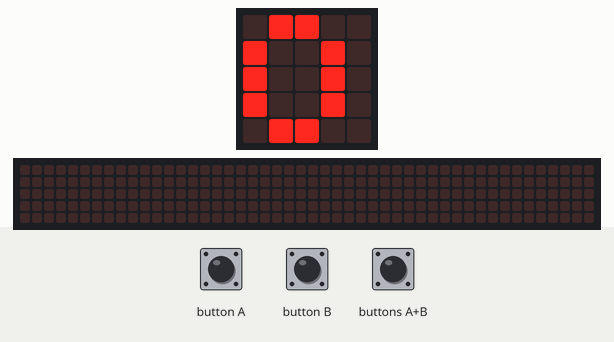
This program was run on a simulated BBC micro:bit (MakeCode). Shown: the board's 5×5 LED display, a strip that is not on the board, showing the scrolling text unrolled. The inputs (shaded band) are chosen by the test bench. The 48×5 strip is a reading aid, not a part: it shows the text the display is scrolling, unrolled, one strip-width of it at a time.

Above: at 1.9 s.
2.0 s: button B pressed for 0.15 s
At 2.22 s:
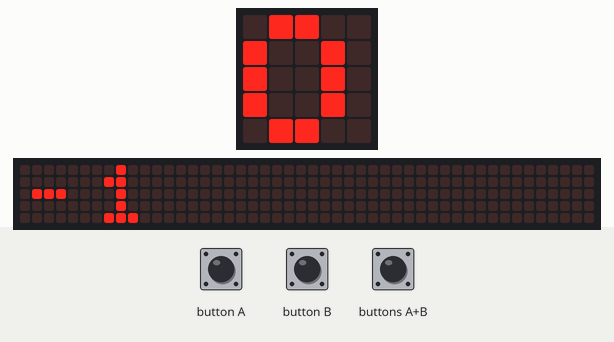
2.7 s: buttons A+B pressed for 0.15 s
3.4 s: button A pressed for 0.15 s
4.1 s: button A pressed for 0.15 s
4.8 s: button B pressed for 0.15 s
At 7.17 s:
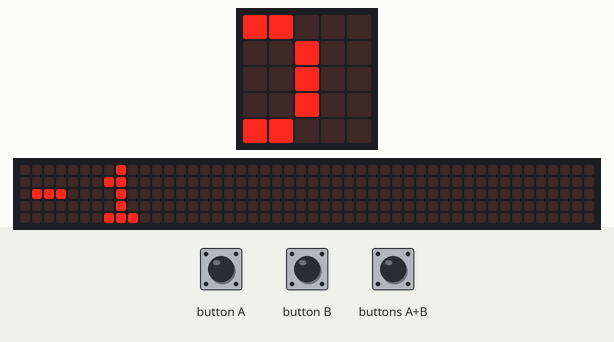
7.9 s: buttons A+B pressed for 1 s
At 10.3 s:
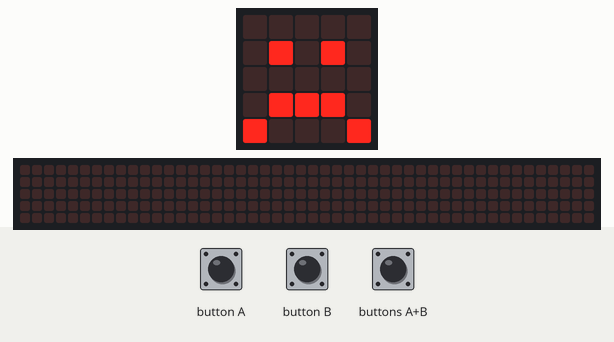
Timing chart, 0 to 10.5 s (numbered marks = the images above; inputs shaded):
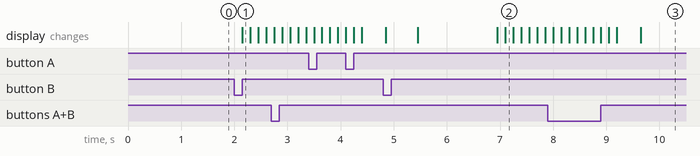

The program:

main.ts
```typescript
input.onButtonPressed(Button.A, function () {
    numero += 1
    basic.showNumber(numero)
})
input.onButtonPressed(Button.AB, function () {
    if (numero > 5) {
        basic.showIcon(IconNames.Happy)
    } else {
        basic.showIcon(IconNames.Sad)
    }
})
input.onButtonPressed(Button.B, function () {
    numero += -1
    basic.showNumber(numero)
})
let numero = 0
numero = 0
basic.showNumber(numero)
basic.forever(function () {

})
```

test.ts
```typescript
// aquí va el archivo "tests"; esto no se compilará cuando este paquete se utilice como una extensión.
```

Measured:
- after the input at 2.0 s, the display: changes after 0.15 s (image 1)
- after the input at 7.9 s, the display: first differs from a run without the input after 1.8 s (image 3)
